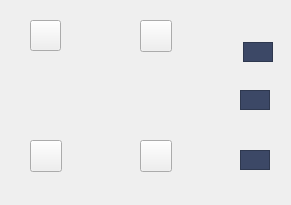
<?xml version="1.0" encoding="UTF-8"?>
<ui version="4.0">
 <class>widget5_2</class>
 <widget class="QWidget" name="widget5_2">
  <property name="geometry">
   <rect>
    <x>0</x>
    <y>0</y>
    <width>291</width>
    <height>205</height>
   </rect>
  </property>
  <property name="sizePolicy">
   <sizepolicy hsizetype="Ignored" vsizetype="Ignored">
    <horstretch>0</horstretch>
    <verstretch>0</verstretch>
   </sizepolicy>
  </property>
  <property name="windowTitle">
   <string>Form</string>
  </property>
  <widget class="QFrame" name="frame">
   <property name="geometry">
    <rect>
     <x>10</x>
     <y>10</y>
     <width>291</width>
     <height>205</height>
    </rect>
   </property>
   <property name="frameShape">
    <enum>QFrame::NoFrame</enum>
   </property>
   <property name="frameShadow">
    <enum>QFrame::Plain</enum>
   </property>
   <property name="lineWidth">
    <number>0</number>
   </property>
   <widget class="QPushButton" name="bt_type3">
    <property name="geometry">
     <rect>
      <x>130</x>
      <y>130</y>
      <width>32</width>
      <height>32</height>
     </rect>
    </property>
    <property name="font">
     <font>
      <family>微软雅黑</family>
      <pointsize>8</pointsize>
     </font>
    </property>
    <property name="text">
     <string/>
    </property>
   </widget>
   <widget class="QPushButton" name="bt_type2">
    <property name="geometry">
     <rect>
      <x>130</x>
      <y>10</y>
      <width>32</width>
      <height>32</height>
     </rect>
    </property>
    <property name="sizePolicy">
     <sizepolicy hsizetype="Preferred" vsizetype="Preferred">
      <horstretch>0</horstretch>
      <verstretch>0</verstretch>
     </sizepolicy>
    </property>
    <property name="font">
     <font>
      <family>微软雅黑</family>
      <pointsize>8</pointsize>
     </font>
    </property>
    <property name="text">
     <string/>
    </property>
   </widget>
   <widget class="QPushButton" name="bt_type4">
    <property name="geometry">
     <rect>
      <x>20</x>
      <y>130</y>
      <width>32</width>
      <height>32</height>
     </rect>
    </property>
    <property name="font">
     <font>
      <family>微软雅黑</family>
      <pointsize>8</pointsize>
     </font>
    </property>
    <property name="text">
     <string/>
    </property>
   </widget>
   <widget class="QTextEdit" name="textEdit_1">
    <property name="geometry">
     <rect>
      <x>230</x>
      <y>80</y>
      <width>30</width>
      <height>20</height>
     </rect>
    </property>
    <property name="font">
     <font>
      <family>微软雅黑</family>
      <pointsize>6</pointsize>
     </font>
    </property>
    <property name="styleSheet">
     <string notr="true">color: rgb(255, 255, 255);
background-color: rgb(60, 72, 102);</string>
    </property>
    <property name="verticalScrollBarPolicy">
     <enum>Qt::ScrollBarAlwaysOff</enum>
    </property>
    <property name="horizontalScrollBarPolicy">
     <enum>Qt::ScrollBarAlwaysOff</enum>
    </property>
    <property name="html">
     <string>&lt;!DOCTYPE HTML PUBLIC &quot;-//W3C//DTD HTML 4.0//EN&quot; &quot;http://www.w3.org/TR/REC-html40/strict.dtd&quot;&gt;
&lt;html&gt;&lt;head&gt;&lt;meta name=&quot;qrichtext&quot; content=&quot;1&quot; /&gt;&lt;style type=&quot;text/css&quot;&gt;
p, li { white-space: pre-wrap; }
&lt;/style&gt;&lt;/head&gt;&lt;body style=&quot; font-family:'微软雅黑'; font-size:6pt; font-weight:400; font-style:normal;&quot;&gt;
&lt;p style=&quot;-qt-paragraph-type:empty; margin-top:0px; margin-bottom:0px; margin-left:0px; margin-right:0px; -qt-block-indent:0; text-indent:0px;&quot;&gt;&lt;br /&gt;&lt;/p&gt;&lt;/body&gt;&lt;/html&gt;</string>
    </property>
   </widget>
   <widget class="QTextEdit" name="textEdit_0">
    <property name="geometry">
     <rect>
      <x>233</x>
      <y>32</y>
      <width>30</width>
      <height>20</height>
     </rect>
    </property>
    <property name="font">
     <font>
      <family>微软雅黑</family>
      <pointsize>6</pointsize>
     </font>
    </property>
    <property name="styleSheet">
     <string notr="true">color: rgb(255, 255, 255);
background-color: rgb(60, 72, 102);</string>
    </property>
    <property name="verticalScrollBarPolicy">
     <enum>Qt::ScrollBarAlwaysOff</enum>
    </property>
    <property name="horizontalScrollBarPolicy">
     <enum>Qt::ScrollBarAlwaysOff</enum>
    </property>
    <property name="html">
     <string>&lt;!DOCTYPE HTML PUBLIC &quot;-//W3C//DTD HTML 4.0//EN&quot; &quot;http://www.w3.org/TR/REC-html40/strict.dtd&quot;&gt;
&lt;html&gt;&lt;head&gt;&lt;meta name=&quot;qrichtext&quot; content=&quot;1&quot; /&gt;&lt;style type=&quot;text/css&quot;&gt;
p, li { white-space: pre-wrap; }
&lt;/style&gt;&lt;/head&gt;&lt;body style=&quot; font-family:'微软雅黑'; font-size:6pt; font-weight:400; font-style:normal;&quot;&gt;
&lt;p style=&quot;-qt-paragraph-type:empty; margin-top:0px; margin-bottom:0px; margin-left:0px; margin-right:0px; -qt-block-indent:0; text-indent:0px;&quot;&gt;&lt;br /&gt;&lt;/p&gt;
&lt;p style=&quot;-qt-paragraph-type:empty; margin-top:0px; margin-bottom:0px; margin-left:0px; margin-right:0px; -qt-block-indent:0; text-indent:0px;&quot;&gt;&lt;br /&gt;&lt;/p&gt;&lt;/body&gt;&lt;/html&gt;</string>
    </property>
   </widget>
   <widget class="QTextEdit" name="textEdit_2">
    <property name="geometry">
     <rect>
      <x>230</x>
      <y>140</y>
      <width>30</width>
      <height>20</height>
     </rect>
    </property>
    <property name="font">
     <font>
      <family>微软雅黑</family>
      <pointsize>6</pointsize>
     </font>
    </property>
    <property name="styleSheet">
     <string notr="true">color: rgb(255, 255, 255);
background-color: rgb(60, 72, 102);</string>
    </property>
    <property name="verticalScrollBarPolicy">
     <enum>Qt::ScrollBarAlwaysOff</enum>
    </property>
    <property name="horizontalScrollBarPolicy">
     <enum>Qt::ScrollBarAlwaysOff</enum>
    </property>
    <property name="html">
     <string>&lt;!DOCTYPE HTML PUBLIC &quot;-//W3C//DTD HTML 4.0//EN&quot; &quot;http://www.w3.org/TR/REC-html40/strict.dtd&quot;&gt;
&lt;html&gt;&lt;head&gt;&lt;meta name=&quot;qrichtext&quot; content=&quot;1&quot; /&gt;&lt;style type=&quot;text/css&quot;&gt;
p, li { white-space: pre-wrap; }
&lt;/style&gt;&lt;/head&gt;&lt;body style=&quot; font-family:'微软雅黑'; font-size:6pt; font-weight:400; font-style:normal;&quot;&gt;
&lt;p style=&quot;-qt-paragraph-type:empty; margin-top:0px; margin-bottom:0px; margin-left:0px; margin-right:0px; -qt-block-indent:0; text-indent:0px;&quot;&gt;&lt;br /&gt;&lt;/p&gt;&lt;/body&gt;&lt;/html&gt;</string>
    </property>
   </widget>
   <widget class="QPushButton" name="bt_type1">
    <property name="geometry">
     <rect>
      <x>20</x>
      <y>10</y>
      <width>31</width>
      <height>31</height>
     </rect>
    </property>
    <property name="sizePolicy">
     <sizepolicy hsizetype="Ignored" vsizetype="Ignored">
      <horstretch>0</horstretch>
      <verstretch>0</verstretch>
     </sizepolicy>
    </property>
    <property name="text">
     <string/>
    </property>
   </widget>
  </widget>
 </widget>
 <resources/>
 <connections/>
</ui>
